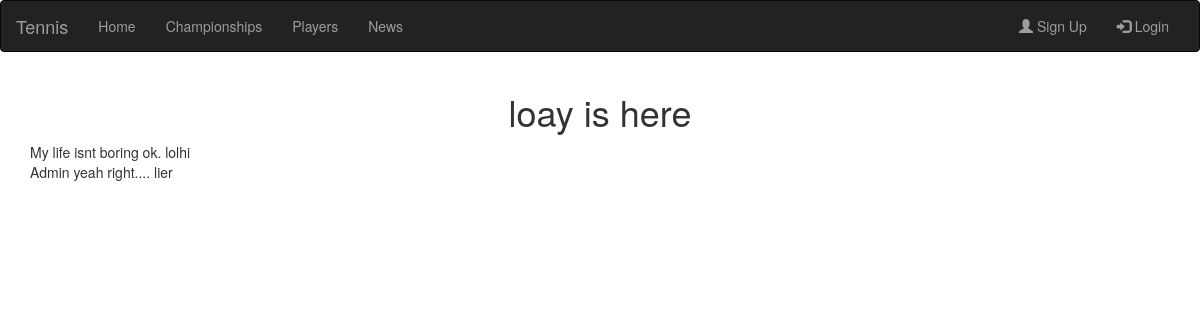
The app's page /article/1 with its own data.
### database_setup.py (models this page shows, shortened)
class News(Base):
    __tablename__='news'
    id=Column(Integer, primary_key=True)
    user=relationship('User')
    user_id=Column(Integer, ForeignKey('user.id'))
    subject=Column(String)
    content=Column(String)
    comments=relationship('Comment', uselist=True)

class User(Base):
    __tablename__ = 'user'
    id = Column(Integer, primary_key=True)
    name = Column(String(255))
    country = Column(String(255))
    email = Column(String(255), unique=True)
    photo = Column(String(255), unique=True)
    password_hash = Column(String(255))
    gender=Column(String)
    dob=Column(Date)
    admin=Column(Boolean)

class Comment(Base):
    __tablename__='comment'
    id=Column(Integer, primary_key=True)
    article=relationship('News')
    user=relationship('User')
    user_id=Column(Integer, ForeignKey('user.id'))
    news_id=Column(Integer, ForeignKey('news.id'))
    content=Column(String)

### web_app.py (the view)
@app.route('/article/<int:id>', methods=['POST', 'GET'])
def article(id):
	if (request.method)=='GET':
		article=dbsession.query(News).filter_by(id=id).first()
		if (article is None):
			flash("Invalid article. Page could not be found.")
			return redirect(url_for('news'))
		else:
			author=dbsession.query(User).filter_by(id=article.user.id).first()
			users=[]
			comments=dbsession.query(Comment).filter_by(news_id=id).all()
			for comment in comments:
				users.append(dbsession.query(User).filter_by(id=comment.user_id).first())
			return render_template('article.html', article=article, author=author, comments=comments, users=users)
	else:
		comment=request.form['comment']
		newcomment=Comment(user_id=login_session['id'], news_id=id, content=comment)
		dbsession.add(newcomment)
		dbsession.commit()
		return redirect(url_for('article', id=id))

### templates/article.html (shortened to what this page needs)
{% extends "layout.html" %}
{% block body %}
<center><h1>{{article.subject}}</h1></center>
{{article.content}}
{% for comment in comments %}
<div class="comment">
{{users[loop.index0].name}}
{{comment.content}}
</div>
{% endfor %}
{% endblock %}

### records on screen
News: subject "loay is here", content "My life isnt boring ok. lolhi"
Comment: content "yeah right.... lier"
User: name "Admin"
